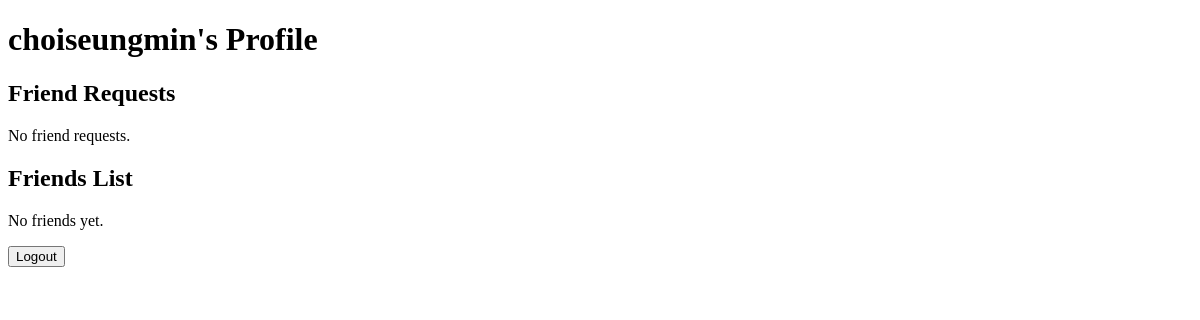
The app's page /friends/profile/1/ (signed in), older data.
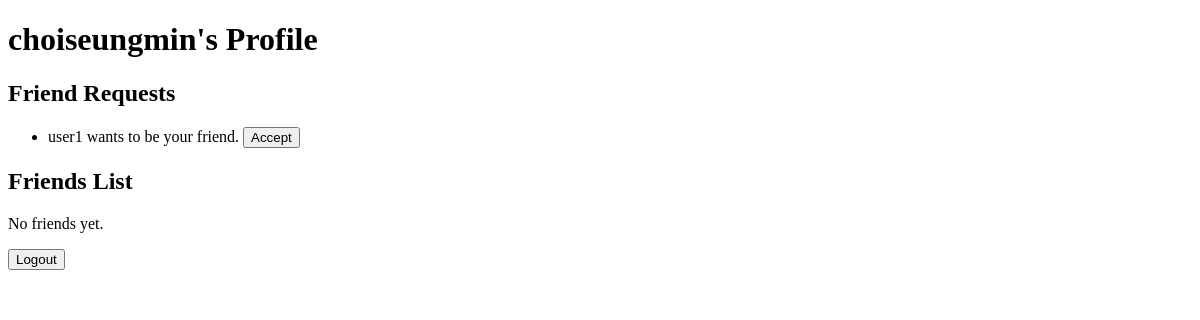
The same page, newer data.
### friends/models.py (models this page shows, shortened)
class FriendRequest(models.Model):
    from_user = models.ForeignKey(User, related_name='sent_requests', on_delete=models.CASCADE)
    to_user = models.ForeignKey(User, related_name='received_requests', on_delete=models.CASCADE)
    timestamp = models.DateTimeField(auto_now_add=True)
    accepted = models.BooleanField(default=False)

### friends/views.py (the view)
# urls.py: path('profile/<int:user_id>/', views.profile, name='profile'),
@login_required
def profile(request, user_id):
    user = get_object_or_404(User, id=user_id)
    friend_requests = user.received_requests.filter(accepted=False)
    return render(request, 'profile.html', {'user': user, 'friend_requests': friend_requests})

### templates/profile.html (shortened to what this page needs)
<!DOCTYPE html>
<html>
<head>
</head>
<body>
<h1>{{ user.username }}'s Profile</h1>
<h2>Friend Requests</h2>
{% if friend_requests %}
    <ul>
        {% for request in friend_requests %}
            <li>
                {{ request.from_user.username }} wants to be your friend.
                <form action="{% url 'accept_friend_request' request.id %}" method="post" style="display:inline;">
                    <button type="submit">Accept</button>
                </form>
            </li>
        {% endfor %}
    </ul>
{% else %}
    <p>No friend requests.</p>
{% endif %}
<h2>Friends List</h2>
{% if user.profile.friends.all %}
    <ul>
        {% for friend in user.profile.friends.all %}
            <li>
                {{ friend.user.username }}
                <form action="{% url 'delete_friend' friend.user.id %}" method="post" style="display:inline;">
                    {% csrf_token %}
                    <button type="submit">Remove Friend</button>
                </form>
            </li>
        {% endfor %}
    </ul>
{% else %}
    <p>No friends yet.</p>
{% endif %}
<form action="{% url 'logout' %}" method="post">
    <button type="submit">Logout</button>
</form>
</body>
</html>

Row changes from the older to the newer data that the page shows:
added FriendRequest: from_user.username "user1"
Text that changed along with them:
text no longer shown: "No friend requests."
